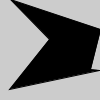
Frame 1 (no input)
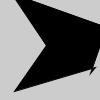
Frame 60 (the mouse pressed at the canvas centre just before this capture)
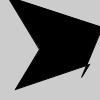
Frame 120 (the mouse held since frame 60 and released just before this capture)

The Processing sketch that drew these frames (run headless with seeded random() and noise(); from frame 60 on, the mouse is pressed at the canvas centre):

// Processing sketch: custom_pic_wobble
// ── custom_pic_wobble.pde
PShape zig;

void setup() {
  size(100, 100);
  zig = createShape();
  zig.beginShape();
  zig.fill(0);
  zig.vertex(10, 0);
  zig.vertex(100, 30);
  zig.vertex(90, 70);
  zig.vertex(100, 70);
  zig.vertex(10, 90);
  zig.vertex(50, 40);
  zig.endShape(CLOSE);
}

void draw() {
  background(204);
  for (int i = 0; i < zig.getVertexCount(); i++) {
    float x = zig.getVertexX(i);
    float y = zig.getVertexY(i);
    x += random(-1, 1);
    y += random(-1, 1);
    zig.setVertex(i, x, y);
  }
  shape(zig, 0, 0);
}
